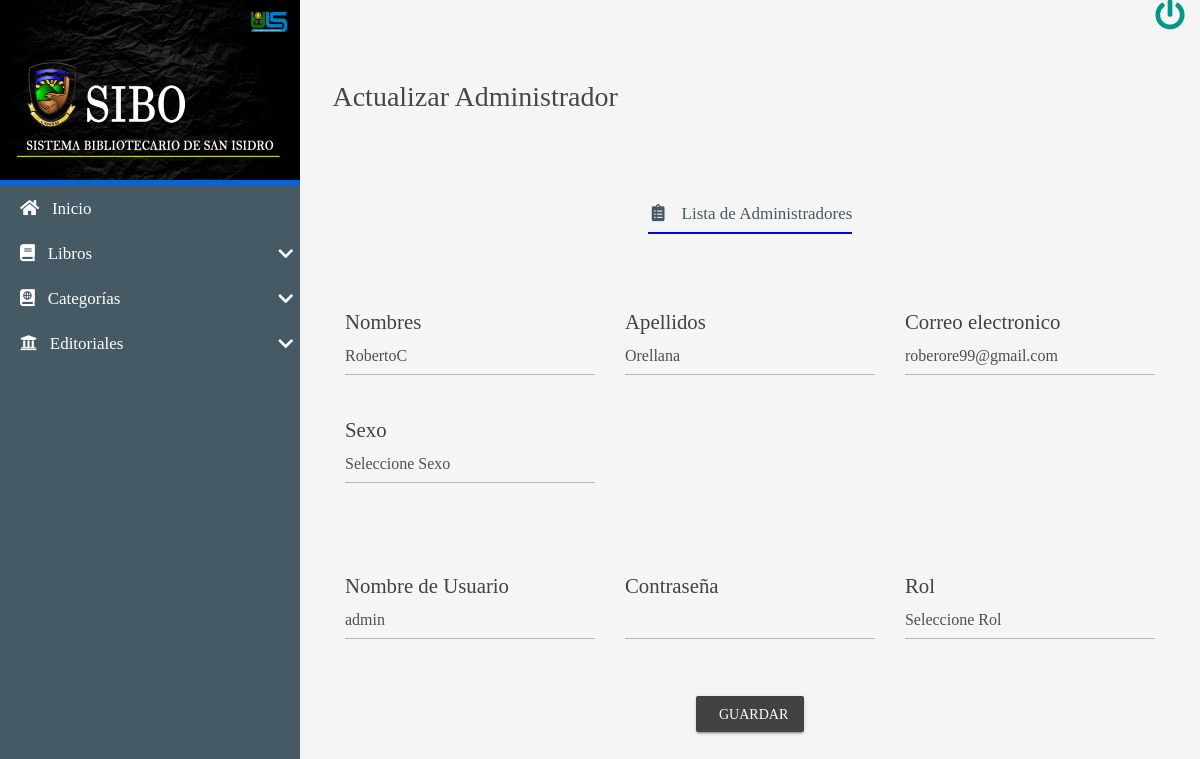
/CRUD/UPDATE/ActualizarAdmin.php?id=1 (signed in), run on an earlier commit of the app's database.
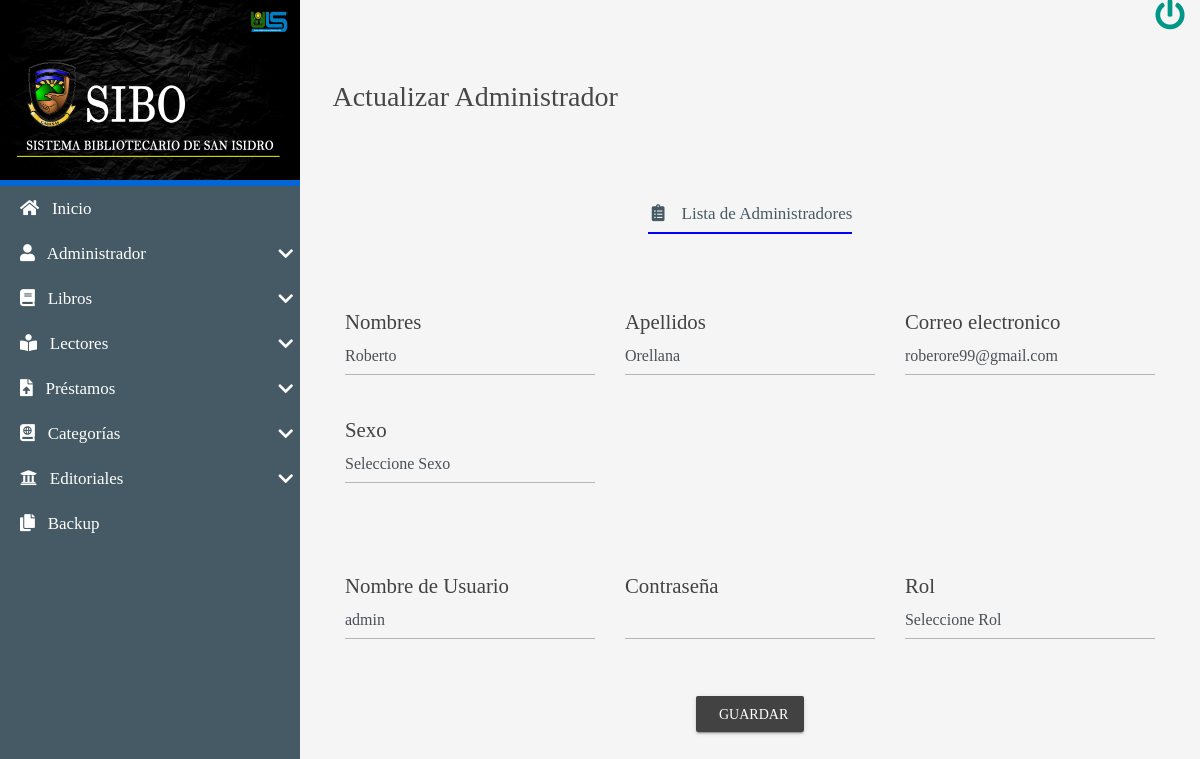
And on a later commit of the database.
### tables this page shows
CREATE TABLE `administradores` (
  `idAdmin` int(8) NOT NULL AUTO_INCREMENT,
  `DUI` varchar(10) NOT NULL,
  `adminNombre` varchar(250) NOT NULL,
  `adminApellido` varchar(250) NOT NULL,
  `sexo` varchar(15) NOT NULL,
  `email` varchar(100) NOT NULL,
  `fechaRegistro` date NOT NULL DEFAULT current_timestamp(),
  `usuario` varchar(45) NOT NULL,
  `contraseña` varchar(45) NOT NULL,
  `rol` int(8) NOT NULL,
  PRIMARY KEY (`idAdmin`),
  KEY `rol` (`rol`),
  CONSTRAINT `administradores_ibfk_1` FOREIGN KEY (`rol`) REFERENCES `rol` (`id`) ON DELETE CASCADE ON UPDATE CASCADE
);

### CRUD/UPDATE/ActualizarAdmin.php (the view, shortened to what the changed rows need)
<?php
include'../../BD/conexionBD.php';
$iduser=$_REQUEST['id'];
$sql=mysqli_query($mysqli,"SELECT * FROM administradores  where idAdmin=$iduser");
$result_sql=mysqli_num_rows($sql);
if ($result_sql==0) {
   header('Location:../READ/ListAdmin.php');
}else{
    while ($data=mysqli_fetch_array($sql)) {
    	$nombrer=$data['adminNombre'];
    	$apellidor=$data['adminApellido'];
    	$correor=$data['email'];
    	$usuarior=$data['usuario'];
    }
}
 ?>
<html lang="es">
<head>
	<?php
	include'../../INCLUDES/link2.php';
	?>
</head>
<body>
	<main class="full-box main-container">
		<section class="full-box nav-lateral">
            <div class="full-box nav-lateral-content">
                <nav class="full-box nav-lateral-menu">
                     <ul>
                    <?php
                    if ($_SESSION['rol'] <2) {
                        ?>
                            <li>
                            <a href="#" class="nav-btn-submenu"><i class="fas fa-user"></i>
                            &nbsp; Administrador <i class="fas fa-chevron-down"></i></a>
                        </li>
                     <?php } ?>
                         <?php
                    if ($_SESSION['rol'] <=2) {
                        ?>
                    <li>
                            <a href="#" class="nav-btn-submenu"><i class="fas fa-book-reader"></i>
                             &nbsp; Lectores <i class="fas fa-chevron-down"></i></a>
                        </li>
                        <li>
                            <a href="#" class="nav-btn-submenu"><i class="fas fa-file-upload"></i>
                               &nbsp; Préstamos <i class="fas fa-chevron-down"></i></a>
                        </li>
                         <?php } ?>
                         <?php
                    if ($_SESSION['rol'] <2) {
                        ?>
                     <li>
                        <a href="../../backupDB/descarga.php"><i class="fas fa-copy"></i>
                        &nbsp; Backup</a>
                        </li>
                         <?php } ?>
                    </ul>
                </nav>
            </div>
        </section>
		<section class="full-box page-content">
			<div class="container-fluid">
				<form action="" class="form-neon"  method="POST" >
					<fieldset>
						<div class="container-fluid">
							<div class="row">
								<div class="col-12 col-md-4">
									<div class="form-group">
										<label for="adminNombre" class="bmd-label text-dark">Nombres</label><br>
										<input type="text" pattern="[a-zA-ZáéíóúÁÉÍÓÚñÑ ]{1,35}" class="form-control" name="adminNombre" id="adminNombre" value="<?php echo $nombrer; ?>" required>
									</div>
								</div>
								<div class="col-12 col-md-4">
									<div class="form-group">
										<label for="adminApellido" class="bmd-label text-dark">Apellidos</label><br>
										<input type="text" pattern="[a-zA-ZáéíóúÁÉÍÓÚñÑ ]{1,35}" class="form-control" name="adminApellido" id="adminApellido" value="<?php echo $apellidor; ?>" required>
									</div>
								</div>
								<div class="col-12 col-md-4">
									<div class="form-group">
										<label for="email" class="bmd-label text-dark">Correo electronico</label><br>
										<input type="email" class="form-control" name="email" id="email" value="<?php echo $correor; ?>">
									</div>
								</div>
							</div>
						</div>
					</fieldset>
					<br><br>
					<fieldset>
						<div class="container-fluid">
							<div class="row">
								<div class="col-12 col-md-4">
									<div class="form-group">
										<label for="usuario" class="bmd-label text-dark">Nombre de Usuario</label><br>
										<input type="text" pattern="[a-zA-ZáéíóúÁÉÍÓÚñÑ,0-9 ]{1,35}" class="form-control" name="usuario" id="usuario" value="<?php echo $usuarior; ?>" required>
									</div>
								</div>
							</div>
						</div>
					</fieldset>
				</form>
			</div>
		</section>
	</main>
</body>
</html>

What changed in the data, as far as the page shows it:
changed administradores "Orellana": adminNombre "RobertoC" → "Roberto"
Also different on the page:
text now shown: "Administrador Lectores Préstamos Backup"
